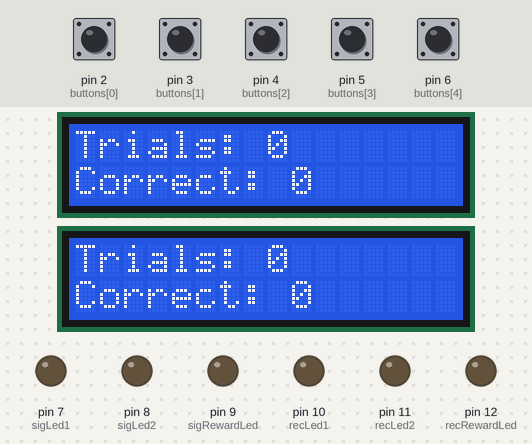
Bench run of a sketch on a simulated Arduino Uno, built with avr-gcc and run on an emulated ATmega328P. Parts: 2 × 16×2 character LCD, output pins drawn as LEDs (lit = HIGH). Dashed ring = blinking. Inputs (shaded band) come from the test bench; at power-on: pin 2 (buttons[0]), pin 3 (buttons[1]), pin 4 (buttons[2]), pin 5 (buttons[3]), pin 6 (buttons[4]) HIGH. Random numbers use the default seed unless the sketch sets one.

Above: at 1.3 s.
1.4 s: pin 2 (buttons[0]) pulled LOW for 0.15 s
At 2.2 s:
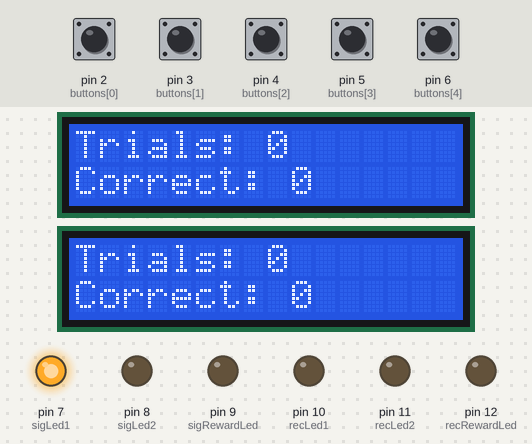
3.0 s: pin 3 (buttons[1]) pulled LOW for 0.15 s
At 3.3 s:
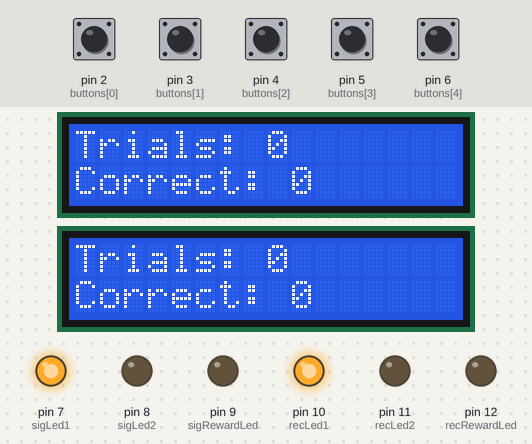
4.6 s: pin 5 (buttons[3]) pulled LOW for 0.15 s
At 4.76 s:
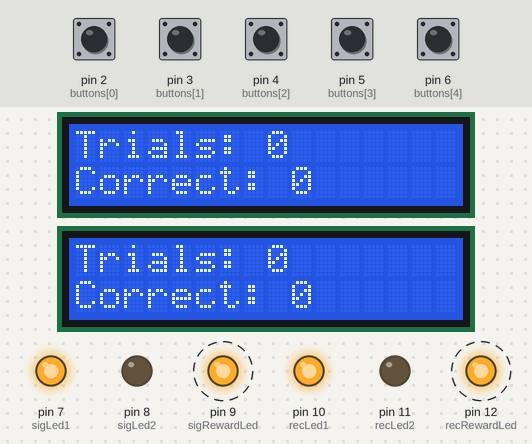
5.3 s: pin 2 (buttons[0]) driven LOW and pin 3 (buttons[1]) driven LOW
At 6.9 s:
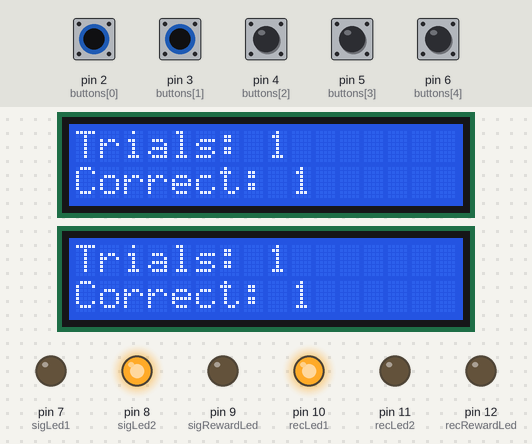
7.9 s: pin 6 (buttons[4]) pulled LOW for 0.15 s
At 8.06 s:
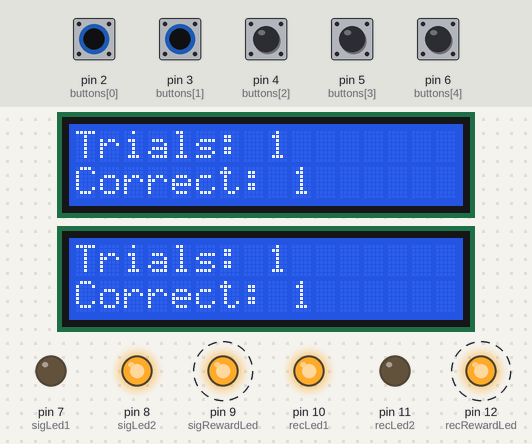
Timing chart, 0 to 11.2 s (numbered marks = the images above; inputs shaded):
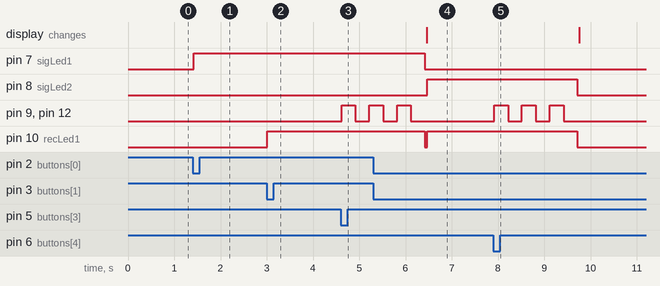

The sketch:

lewis_game_2lcds.ino
```cpp
 /*
   Play a 2x2 Lewis signaling game!

   Function for reading & debouncing the buttons adapted from Adafruit:
   https://blog.adafruit.com/2009/10/20/example-code-for-multi-button-checker-with-debouncing/

   This version uses 2 I2C LCD displays to track the players' correct responses.
   One display for the signaler, one for the receiver.
   To prevent conflicts, they need to have different I2C addresses.

  */

  #include <SPI.h>
  #include <Wire.h>
  #include <LiquidCrystal_I2C.h>

  //initialize LCD screens
  LiquidCrystal_I2C sigLcd(0x27, 16, 2); //16 chars, 2 lines
  LiquidCrystal_I2C recLcd(0x26, 16, 2);

  // timers
  const byte debounce = 10;     //debounce timer in ms
  const int blinkTime = 300;    //How quickly should the reward light blink?

  //Arrays to hold button info
  const byte buttons[] = {2, 3, 4, 5, 6};     //pin #s for the buttons
  const byte numButtons = sizeof(buttons);    //how many buttons do we have, anyway?
  byte pressed[numButtons];                   //is each button pressed or not?
  byte justpressed[numButtons];               //has each button newly pressed?

  //Button names
  // these refer to the button's location in the arrays, NOT their pin #s
  const byte controlKey = 0;  //Press to start a trial
  const byte sigKey1 = 1;   //yellow
  const byte sigKey2 = 2;   //blue
  const byte recKey1 = 3;   //red
  const byte recKey2 = 4;   //green

  // Pin numbers of the lights
  const byte sigLed1 = 7;   //red
  const byte sigLed2 = 8;   //green
  const byte sigRewardLed = 9;

  const byte recLed1 = 10;   //yellow
  const byte recLed2 = 11;   //blue
  const byte recRewardLed = 12;

  //within-trial variables
  byte condition = 1;
  byte sigChoice = 1;
  byte recChoice = 1;
  byte trialState = 0;
    // 0 =  No trial active, waiting for control button press
    // 1 = Control button pressed, condition displayed, waiting for signaler action
    // 2 = Signaler button pressed, signal displayed, waiting for receiver action

  //variables for keeping track of success rate
  int numTrials = 0;
  int numCorrect = 0;
  float pCorrect = 0;

void setup() {

  //Set random seed by reading from empty analog pin 0
  randomSeed(analogRead(0));

  //set buttons as inputs & enable internal pullup resistors
  for (byte i = 0; i < numButtons; i++) {
    pinMode(buttons[i], INPUT_PULLUP);
    }

  //set LEDs as outputs
  //this is a stupid shortcut
  for (byte i = 7; i < 13; i++) {
    pinMode(i, OUTPUT);
  }

  //Initialize LCD displays
  sigLcd.init();
  sigLcd.backlight();

  recLcd.init();
  recLcd.backlight();

  update_display(sigLcd);
  update_display(recLcd);

}

void loop() {

  check_buttons(); //get the current state of all buttons

  if (trialState == 0) {
    // check master button, if pressed:
    // randomize condition, turn on lights for signaler, progress to trialState == 1

    if(justpressed[controlKey] == HIGH) {
      condition = random(1,3);      //Randomize condition between 1-2

      if (condition == 1) {
        digitalWrite(sigLed1, HIGH);    //Turn on light 1
      }
      else {
        digitalWrite(sigLed2, HIGH);    //Turn on light 2
      }

      trialState = 1;                   //Progress to next stage
    }

    }
  else if (trialState == 1) {
    // check the 2 signaler buttons, if one is pressed:
    // turn on the corresponding light for receiver, progress to trialState == 2

    //XOR - we only want one key pressed at a time
    if (((justpressed[sigKey1] == HIGH) && (pressed[sigKey2] == LOW)) ||
    ((pressed[sigKey1] == LOW) && (justpressed[sigKey2] == HIGH))) {

      if (justpressed[sigKey1] == HIGH) {   //Pressed button 1
        digitalWrite(recLed1, HIGH);        //Turn on signal 1
      }
      else {                                 //Pressed button 2
        digitalWrite(recLed2, HIGH);         //Turn on signal 2
      }

      trialState = 2;                       //Progress to next stage
    }


  }
  else if (trialState == 2) {
    // check the 2 receiver buttons, if pressed:
    // check if button matches condition, if so, blink reward lights
    // update info, turn off all lights, restart at trialState == 0

    //XOR - we only want one key pressed at a time
    if (((justpressed[recKey1] == HIGH) && (pressed[recKey2] == LOW)) ||
    ((pressed[recKey1] == LOW && (justpressed[recKey2] == HIGH)))) {

      numTrials++;                //Increment trial counter

      if (justpressed[recKey1] == HIGH) {     //Pressed button 1
        recChoice = 1;
      }
      else {                                  //Pressed button 2
        recChoice = 2;
      }

      if (recChoice == condition) {         //Did the receiver correctly match the condition?

        numCorrect++;                       //If so, increment correct trials
        pCorrect = numCorrect / numTrials;  //Calculate p(Correct)

        for(byte i = 0; i < 3; i++) {       //Blink reward lights 3x
          digitalWrite(sigRewardLed, HIGH);
          digitalWrite(recRewardLed, HIGH);
          delay(blinkTime);
          digitalWrite(sigRewardLed, LOW);
          digitalWrite(recRewardLed, LOW);
          delay(blinkTime);
        }
      }

      digitalWrite(sigLed1, LOW);           //Turn off all the lights
      digitalWrite(sigLed2, LOW);
      digitalWrite(recLed1, LOW);
      digitalWrite(recLed2, LOW);

      update_display(sigLcd);                //Display updated results
      update_display(recLcd);

      trialState = 0;                       //Trial is complete, restart
    }
  }

 }

 // Check the state of all buttons
 void check_buttons() {

   static byte currentstate[numButtons];
   static byte previousstate[numButtons];
   static long lasttime;

   //Take 2 readings, 10 MS apart, only keeps the reading if both reads are the same
   if (millis() < lasttime) {
     lasttime = millis();
     }

    if ((lasttime + debounce) > millis()) {
     return; // not enough time has passed to debounce
    }

    // we have waited DEBOUNCE milliseconds, reset the timer
    lasttime = millis();

   for(byte i = 0; i < numButtons; i++) {
     justpressed[i] = 0; // clear out the "just pressed" indicators

     currentstate[i] = !digitalRead(buttons[i]); // read the button, invert to compensate for pullup resistor stuff

     if (currentstate[i] == previousstate[i]) {  //If the 2 reads were the same, probably not noise
       if ((pressed[i] == LOW) && (currentstate[i] == HIGH)) {
         // button was just pressed
         justpressed[i] = 1;
         }
       pressed[i] = currentstate[i];   // record the reading
       }
      previousstate[i] = currentstate[i];
     }

 }

 //Update a display
 void update_display(LiquidCrystal_I2C &lcd) {
   lcd.clear();             //clear display
   lcd.setCursor(0,0);      //1st row 1st column
   lcd.print("Trials: ");
   lcd.print(numTrials);
   lcd.setCursor(0,1);      //2nd row 1st column
   lcd.print("Correct: ");
   lcd.print(numCorrect);
 }
```

Measured:
- after the input at 1.4 s, pin 7 (sigLed1): LOW → HIGH at once
- after the input at 3.0 s, pin 10 (recLed1): LOW → HIGH at once
- after the input at 4.6 s, pin 9 (sigRewardLed), pin 12 (recRewardLed): LOW → HIGH at once, → LOW 0.30 s later, → HIGH 0.30 s later
- after the input at 5.3 s, pin 8 (sigLed2): LOW → HIGH after 1.2 s
- after the input at 7.9 s, pin 8 (sigLed2), pin 10 (recLed1): HIGH → LOW after 1.8 s; pin 9 (sigRewardLed), pin 12 (recRewardLed): alternates HIGH for 0.30 s and LOW for 0.30 s, 6 changes in all, then stays LOW, starting at once
